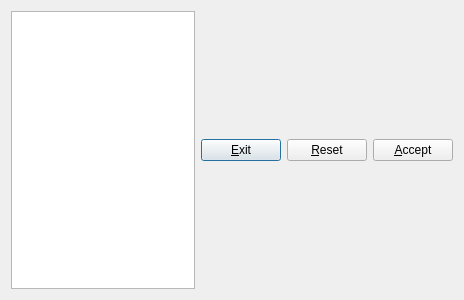
<?xml version="1.0" encoding="UTF-8"?>
<ui version="4.0">
 <class>Config</class>
 <widget class="QDialog" name="Config">
  <property name="geometry">
   <rect>
    <x>0</x>
    <y>0</y>
    <width>464</width>
    <height>300</height>
   </rect>
  </property>
  <property name="windowTitle">
   <string>Config</string>
  </property>
  <layout class="QHBoxLayout" name="horizontalLayout_3">
   <item>
    <layout class="QHBoxLayout" name="horizontalLayout_2">
     <item>
      <widget class="QTreeWidget" name="treeWidget">
       <attribute name="headerVisible">
        <bool>false</bool>
       </attribute>
       <column>
        <property name="text">
         <string notr="true">1</string>
        </property>
       </column>
      </widget>
     </item>
    </layout>
   </item>
   <item>
    <layout class="QVBoxLayout" name="rightLayout">
     <item>
      <layout class="QHBoxLayout" name="horizontalLayout">
       <item>
        <widget class="QPushButton" name="exitButton">
         <property name="text">
          <string>&amp;Exit</string>
         </property>
        </widget>
       </item>
       <item>
        <widget class="QPushButton" name="resetButton">
         <property name="text">
          <string>&amp;Reset</string>
         </property>
        </widget>
       </item>
       <item>
        <widget class="QPushButton" name="acceptButton">
         <property name="text">
          <string>&amp;Accept</string>
         </property>
        </widget>
       </item>
      </layout>
     </item>
    </layout>
   </item>
  </layout>
 </widget>
 <resources/>
 <connections/>
</ui>
